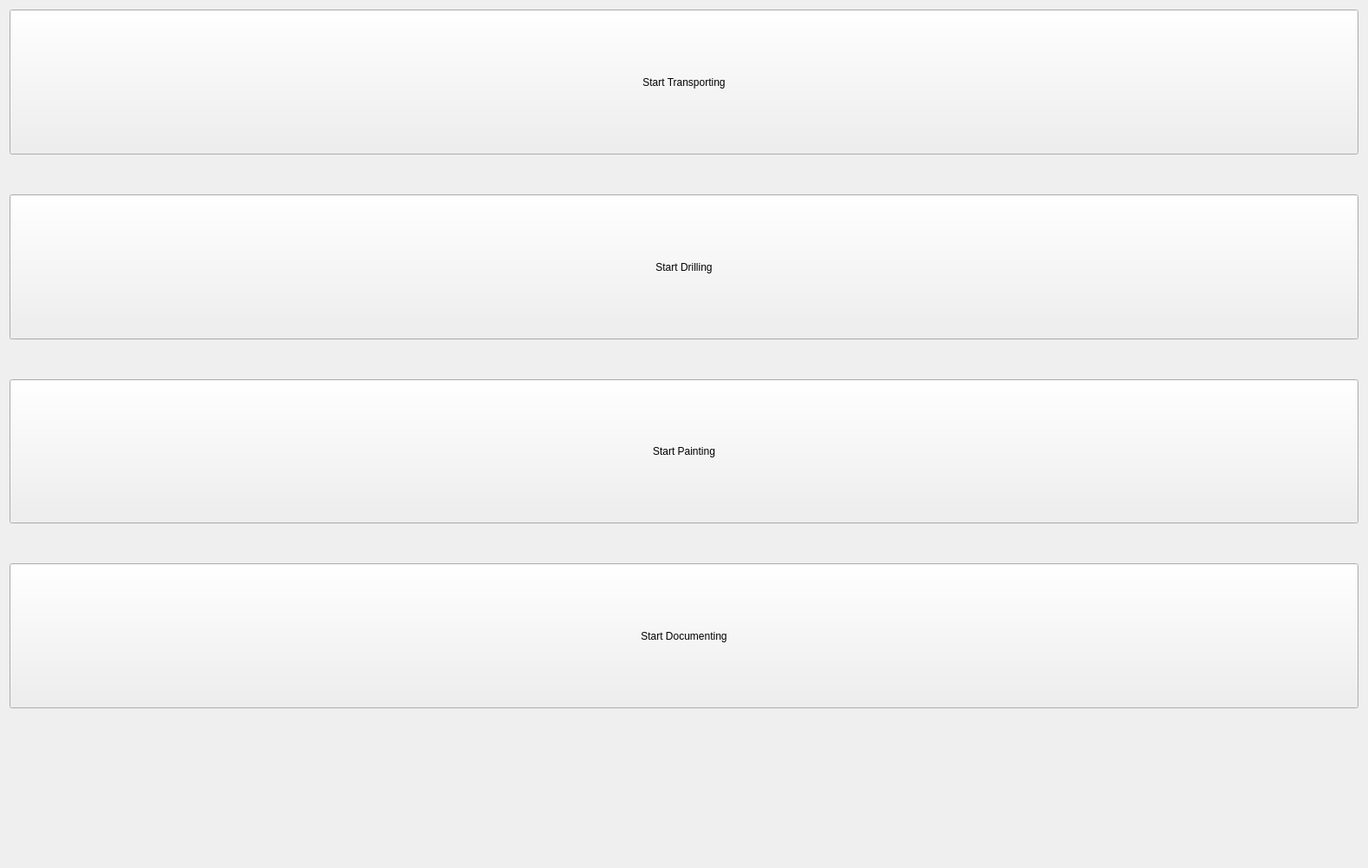
<?xml version="1.0" encoding="UTF-8"?>
<ui version="4.0">
 <class>StartupGui</class>
 <widget class="QWidget" name="StartupGui">
  <property name="windowModality">
   <enum>Qt::NonModal</enum>
  </property>
  <property name="geometry">
   <rect>
    <x>0</x>
    <y>0</y>
    <width>1576</width>
    <height>1000</height>
   </rect>
  </property>
  <property name="sizePolicy">
   <sizepolicy hsizetype="Fixed" vsizetype="Fixed">
    <horstretch>0</horstretch>
    <verstretch>0</verstretch>
   </sizepolicy>
  </property>
  <property name="maximumSize">
   <size>
    <width>16777215</width>
    <height>1000</height>
   </size>
  </property>
  <property name="windowTitle">
   <string>Concert Startup</string>
  </property>
  <layout class="QGridLayout" name="gridLayout_2">
   <item row="0" column="0">
    <layout class="QGridLayout" name="mainLayout">
     <property name="verticalSpacing">
      <number>6</number>
     </property>
     <item row="0" column="0" colspan="6">
      <widget class="QPushButton" name="startTransportButton">
       <property name="sizePolicy">
        <sizepolicy hsizetype="Minimum" vsizetype="Preferred">
         <horstretch>0</horstretch>
         <verstretch>0</verstretch>
        </sizepolicy>
       </property>
       <property name="text">
        <string>Start Transporting</string>
       </property>
      </widget>
     </item>
     <item row="9" column="5">
      <widget class="QLabel" name="fraunhoferLabel">
       <property name="text">
        <string/>
       </property>
       <property name="pixmap">
        <pixmap>src/0_concert_gui/concert_main_gui/config/images/fraunhofer_italia_125px.png</pixmap>
       </property>
      </widget>
     </item>
     <item row="9" column="4">
      <spacer name="horizontalSpacer">
       <property name="orientation">
        <enum>Qt::Horizontal</enum>
       </property>
       <property name="sizeHint" stdset="0">
        <size>
         <width>40</width>
         <height>20</height>
        </size>
       </property>
      </spacer>
     </item>
     <item row="1" column="0">
      <spacer name="verticalSpacer">
       <property name="orientation">
        <enum>Qt::Vertical</enum>
       </property>
       <property name="sizeType">
        <enum>QSizePolicy::Preferred</enum>
       </property>
       <property name="sizeHint" stdset="0">
        <size>
         <width>20</width>
         <height>40</height>
        </size>
       </property>
      </spacer>
     </item>
     <item row="9" column="0">
      <widget class="QLabel" name="concertLabel">
       <property name="text">
        <string/>
       </property>
       <property name="pixmap">
        <pixmap>src/0_concert_gui/concert_main_gui/config/images/concert_200px.png</pixmap>
       </property>
      </widget>
     </item>
     <item row="6" column="0" colspan="6">
      <widget class="QPushButton" name="startPaintingButton">
       <property name="sizePolicy">
        <sizepolicy hsizetype="Minimum" vsizetype="Preferred">
         <horstretch>0</horstretch>
         <verstretch>0</verstretch>
        </sizepolicy>
       </property>
       <property name="text">
        <string>Start Painting</string>
       </property>
      </widget>
     </item>
     <item row="4" column="0" colspan="6">
      <widget class="QPushButton" name="startDrillingButton">
       <property name="sizePolicy">
        <sizepolicy hsizetype="Minimum" vsizetype="Preferred">
         <horstretch>0</horstretch>
         <verstretch>0</verstretch>
        </sizepolicy>
       </property>
       <property name="text">
        <string>Start Drilling</string>
       </property>
      </widget>
     </item>
     <item row="5" column="0">
      <layout class="QGridLayout" name="gridLayout">
       <item row="0" column="0">
        <spacer name="verticalSpacer_2">
         <property name="orientation">
          <enum>Qt::Vertical</enum>
         </property>
         <property name="sizeType">
          <enum>QSizePolicy::Preferred</enum>
         </property>
         <property name="sizeHint" stdset="0">
          <size>
           <width>20</width>
           <height>40</height>
          </size>
         </property>
        </spacer>
       </item>
      </layout>
     </item>
     <item row="7" column="0">
      <layout class="QGridLayout" name="gridLayout_4">
       <item row="0" column="0">
        <spacer name="verticalSpacer_3">
         <property name="orientation">
          <enum>Qt::Vertical</enum>
         </property>
         <property name="sizeType">
          <enum>QSizePolicy::Preferred</enum>
         </property>
         <property name="sizeHint" stdset="0">
          <size>
           <width>20</width>
           <height>40</height>
          </size>
         </property>
        </spacer>
       </item>
      </layout>
     </item>
     <item row="8" column="0" colspan="6">
      <widget class="QPushButton" name="startDocumentingButton">
       <property name="sizePolicy">
        <sizepolicy hsizetype="Minimum" vsizetype="Preferred">
         <horstretch>0</horstretch>
         <verstretch>0</verstretch>
        </sizepolicy>
       </property>
       <property name="text">
        <string>Start Documenting</string>
       </property>
      </widget>
     </item>
    </layout>
   </item>
  </layout>
 </widget>
 <resources/>
 <connections/>
</ui>
